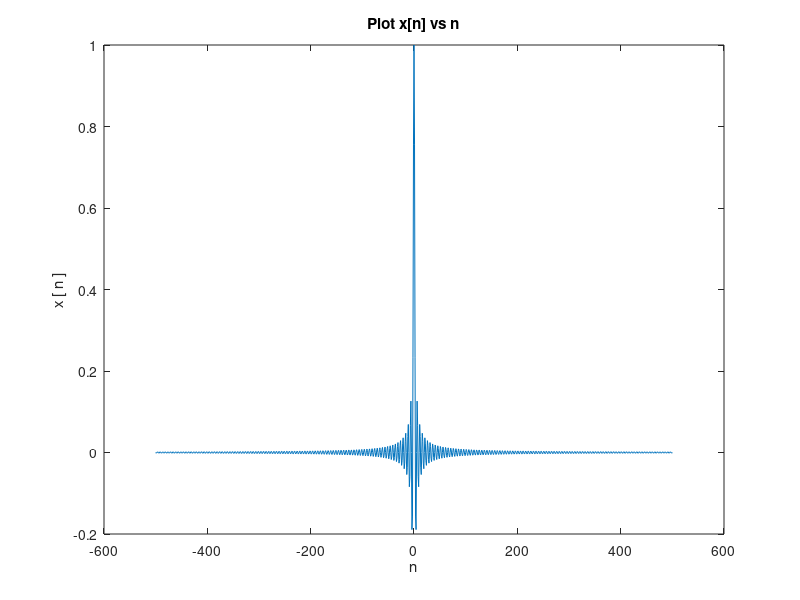
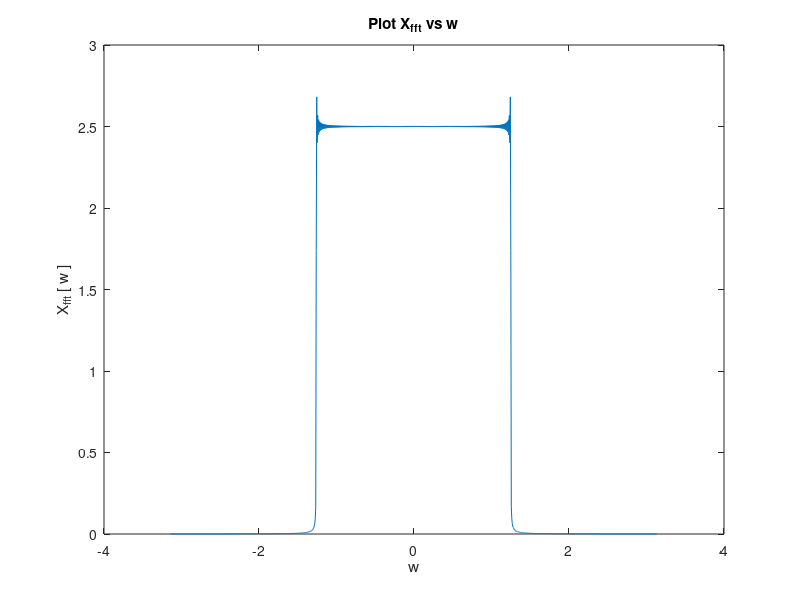

These charts were generated, in order, by the following MATLAB code: (Note: this script raises an error after producing the figures.)
%hw2 
clc;

%Part#1 (a)

N = 1001;
T = 100;
N1 = (N-1)/2;

n = -N1:1:N1;
Ts = T/N1;

x = sin(2*pi*Ts*n) ./ (2*pi*Ts*n);
% sin(2pit)/2pit = 1 when t->0
x(N1+1) = 1;

figure;
 plot(n, x);
 title('Plot x[n] vs n');
 ylabel('x [ n ]');
 xlabel('n');

%Part#1 (b)

X_fft = abs(fft(x));
X_fft = fftshift(X_fft);
omega = 2*pi/N .* (n-1)

figure;
 plot(omega, X_fft);
 title('Plot X_{fft} vs w');
 ylabel('X_{fft} [ w ]');
 xlabel('w');

%Part#1 (c)

X_Myfft = abs(my_fft(x, N));
X_Myfft = fftshift(X_Myfft);

figure;
 plot(omega, X_Myfft);
 title('Plot X_{Myfft} vs w');
 ylabel('X_{Myfft} [ w ]');
 xlabel('w');

%Part#2 (d)

Tw = T/2;
w = zeros(1,2*N1+1);
for i = -N1:N1
    if abs(i*Ts)<=Tw/2
        w(i+N1+1) = 0.5*(1+cos(2*pi*abs(i*Ts)/Tw));
    end
end

figure;
 plot(n, w);
 title('Plot w[n] vs n');
 ylabel('w [ n ]');
 xlabel('n');
 axis([-500 500 0 1]);

%Part#2 (e)
y = x .* w;
figure;
 plot(n, y);
 title('Plot y[n] vs n');
 ylabel('y [ n ]');
 xlabel('n');
 
%Part#2 (f)
Y_fft = abs(fft(y));
Y_fft = fftshift(Y_fft);
figure;
 plot(omega, Y_fft);
 title('Plot Y_{fft} vs w');
 ylabel('Y_{fft} [ w ]');
 xlabel('w');

function y = my_fft(x, N)
    X = zeros(1,N);
    for i = 1:N
        for k = 1:N
            X(i) = X(i) + x(k)*exp(-1i*(2*pi/N)*(i-1)*(k-1)); 
        end
    end
    y = X;
end
